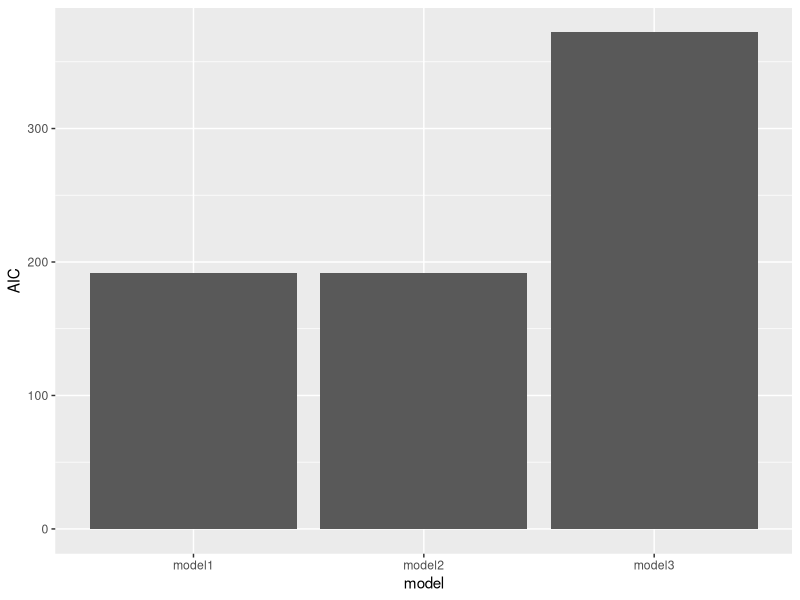

Here is the R script that generated this plot:
### R group presentation
### Philip Chan, ESS
### April 18, 2018
### script 2

rm(list=ls())
library('dplyr')
library('broom')


### REFRENCE: https://cran.r-project.org/web/packages/broom/vignettes/kmeans.html


### broom's power lies in its ability to compare different models



### A. evaluate models ####

# construct 2 linear models
lmfit <-  lm(Sepal.Width ~  Sepal.Length +  Petal.Width + Petal.Length , data = iris)
lmfit2 <- lm(Sepal.Width ~  Sepal.Length                               , data = iris)

## ANOVA for 1 model
# before
(single.anovaTest <- anova(lmfit))
# after
tidy(single.anovaTest)


## ANOVA for 2 models
# before
(double.anovaTest <- anova(lmfit, lmfit2))
# after
tidy(double.anovaTest)



### B. fitting multiple models ####

# construct multple models
list_model <- list(
  model1 = lm(Sepal.Length ~  Sepal.Width +  Petal.Width + Petal.Width  , data = iris),
  model2 = lm(Sepal.Length ~  Sepal.Width +  Petal.Width                , data = iris),
  model3 = lm(Sepal.Length ~  Sepal.Width                               , data = iris)
  
)


# compare model performance with ggplot

library(ggplot2)
list_model %>%
  lapply(., glance) %>%
  do.call(rbind,.) %>%
  mutate(model = names(list_model)) %>%
  
  ggplot(data = ., aes(x = model, y = AIC)) +
  geom_bar(stat = "identity")
